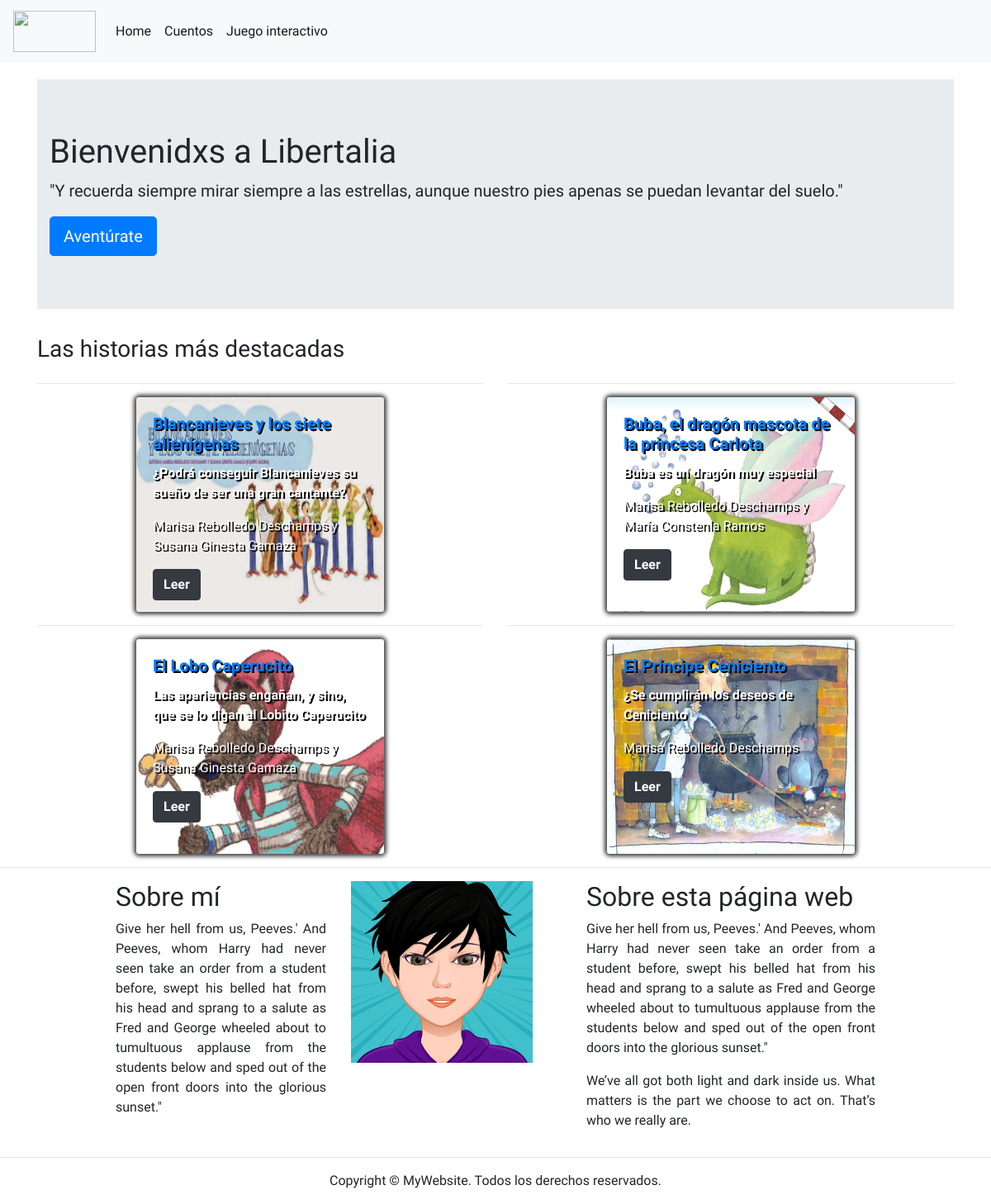
/beers/list/, run on the app's committed database.
### beers/models.py (models this page shows)
class Cuento(CommonInfo):
    title = models.CharField('titulo', max_length=50)
    author = models.CharField('autor', max_length=200)
    description = models.CharField('descripcion', max_length=500)
    image = models.ImageField('imagen', blank=True, null=True, upload_to=image_upload_location)
    pages = models.IntegerField('paginas', default=0)
    fpage = models.CharField('ppagina', max_length=10000, default='nada')
    spage =  models.CharField('spagina', max_length=10000, default='nada')
    tpage =  models.CharField('tpagina', max_length=10000, default='nada')
    class Meta():
        verbose_name="Cuento"
        verbose_name_plural="Cuentos"
        ordering=['-title']
    def __str__(self):
        return self.title

### beers/views.py (the view)
def  beer_list_view(request):
    context = {
        'cuentos': Cuento.objects.all().order_by("title")[:4]
    }
    return render(request, 'beer_list_view.html', context)

### beers/Templates/beer_list_view.html
{% extends 'base.html' %}
{% load static %}
{% block content %}
<div class="container pt-6" xmlns:height="http://www.w3.org/1999/xhtml">
    <h3>Las historias más destacadas</h3>
    <div class="row" align="center" padding="20px">
       {% for cuento in cuentos %}
          <div class="col-sm-6">
              <hr>
              <div class="card bg-dark text-white" id="tarjeta" style="width:300px" align="left">
                <img src="{{ cuento.image.url }}" class="card-img" height="260px" alt="...">
                <div class="card-img-overlay">
                    <h5 class="card-title"><a href="{% url 'beer-detail-view' cuento.pk %}"><b>{{ cuento }}</b></a></h5>
                    <p class="card-text"><b>{{ cuento.description }}</b></p>
                <p class="card-text">{{ cuento.author }}</p>
                <form action="{% url 'beer-detail-view' cuento.pk %}">
                    <button id="lectura" type="submit" class="btn btn-dark"><b>Leer</b></button>
                </form>
                </div>
              </div>
          </div>
       {% endfor %}
    </div>
</div>
<hr>
<div class="container pt-6">
    <div class="row d-flex justify-content-center">
        <div class="col-xl-3" align="left">
            <h2>Sobre mí</h2>
            <p align="justify">Give her hell from us, Peeves.' And Peeves, whom Harry had never seen take an order from a student before, swept his belled hat from his head and sprang to a salute as Fred and George wheeled about to tumultuous applause from the students below and sped out of the open front doors into the glorious sunset." </p>
        </div>
        <div class="col-xl-3" align="left">
            <img src="{% static 'img/myAvatar.png' %}" width="220px" height="220px">
        </div>
         <div class="col-xl-4" align="justify">
            <h2>Sobre esta página web</h2>
            <p align="justify">Give her hell from us, Peeves.' And Peeves, whom Harry had never seen take an order from a student before, swept his belled hat from his head and sprang to a salute as Fred and George wheeled about to tumultuous applause from the students below and sped out of the open front doors into the glorious sunset." </p>
            <p>We’ve all got both light and dark inside us. What matters is the part we choose to act on. That’s who we really are.</p>
        </div>
    </div>
</div>
{% endblock %}

### beer_warehouse/static/css/starter-template.css (style rules this page uses)
body { font-family: 'Nanum Pen Script', cursive; }
.card { border: 0px; }

### beer_warehouse/static/css/style_list_view.css (style rules this page uses)
#tarjeta { -webkit-box-shadow: 0px 0px 5px 3px rgba(0,0,0,0.75); -moz-box-shadow: 0px 0px 5px 3px rgba(0,0,0,0.75); box-shadow: 0px 0px 5px 3px rgba(0,0,0,0.75); text-shadow: 2px 2px #000000; }
#tarjeta { transition: transform .2s; width: 300px; }

### beer_warehouse/static/css/style.css (style rules this page uses)
body { font-family: 'Pangolin', cursive; }

### data on the page
Cuento: image (picture), title "Blancanieves y los siete alienígenas", description "¿Podrá conseguir Blancanieves su sueño de ser una gran cantante?", author "Marisa Rebolledo Deschamps y Susana Ginesta Gamaza"
Cuento: image (picture), title "Buba, el dragón mascota de la princesa Carlota", description "Buba es un dragón muy especial", author "Marisa Rebolledo Deschamps y María Constenla Ramos"
Cuento: image (picture), title "El Lobo Caperucito", description "Las apariencias engañan, y sino, que se lo digan al Lobito Caperucito", author "Marisa Rebolledo Deschamps y Susana Ginesta Gamaza"
Cuento: image (picture), title "El Príncipe Ceniciento", description "¿Se cumplirán los deseos de Ceniciento", author "Marisa Rebolledo Deschamps"
